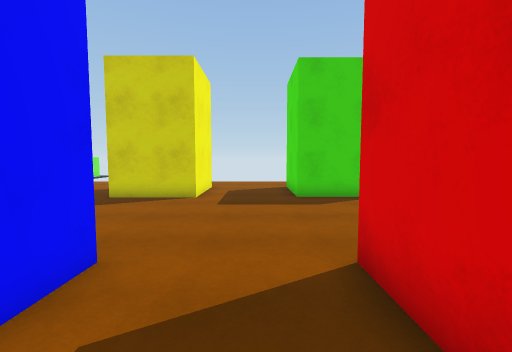
View 1 (above)

23 first-person views from a walk through a Unity game level. The camera is 1.5 m above the floor, tilts 4° down and sees 90° across. The floor is counted in squares, 1 m on a side. Each view is taken from the middle of a square. On the plan, view 1 faces up. The plan holds only what a view shows up to about 13 squares ahead; the rest is blank. The place goes on beyond the plan. Surface patterns are stand-ins for the level's own textures.

View 2
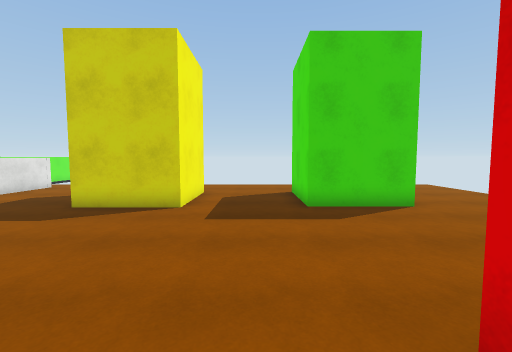

View 3
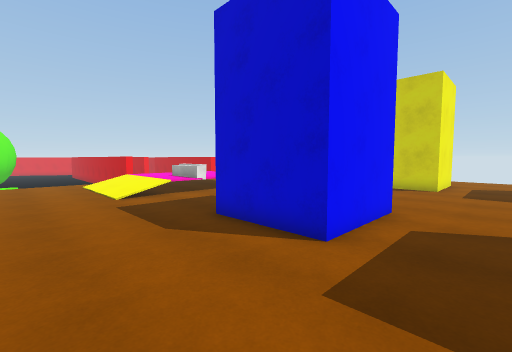

View 4
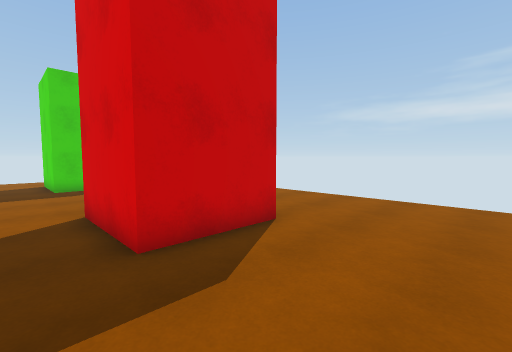

View 5
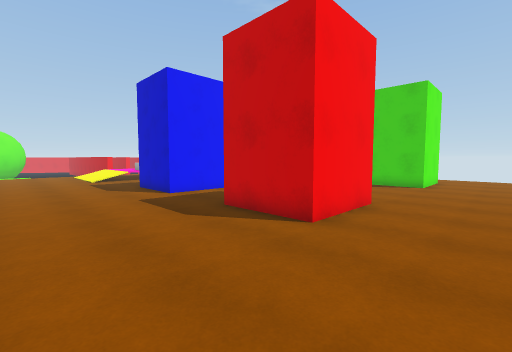

View 6
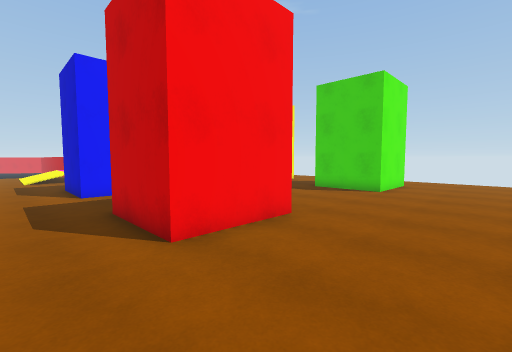

View 7
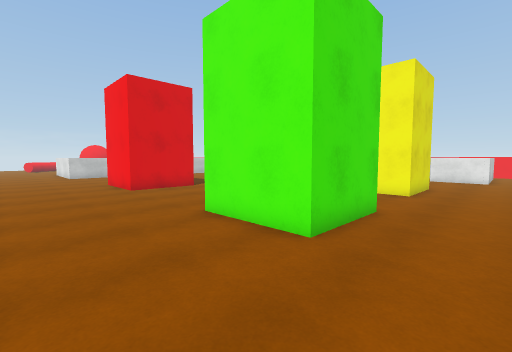

View 8
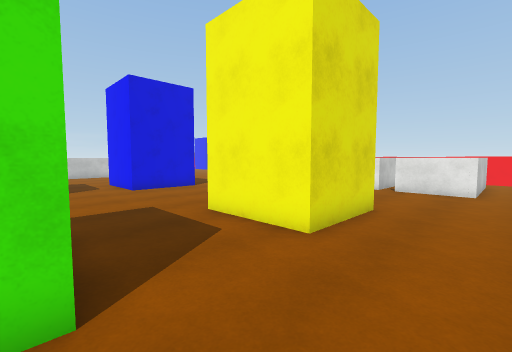

View 9
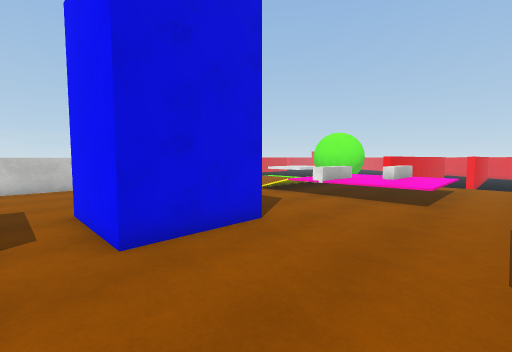

View 10
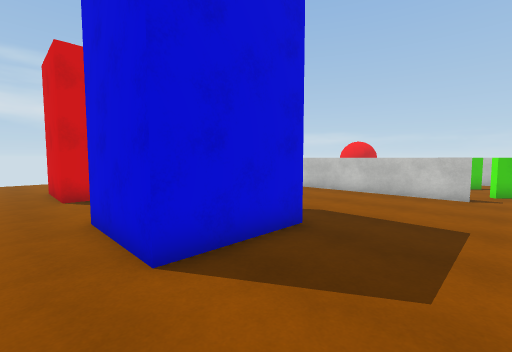

View 11
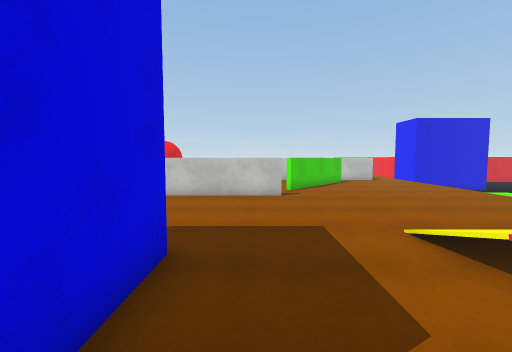

View 12
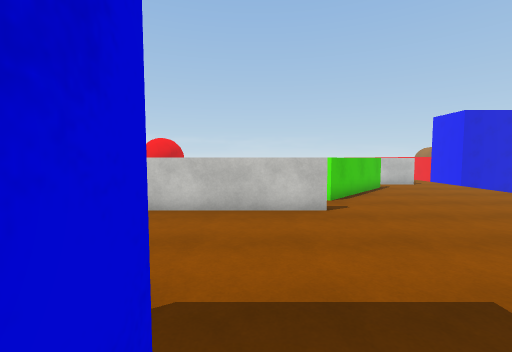

View 13
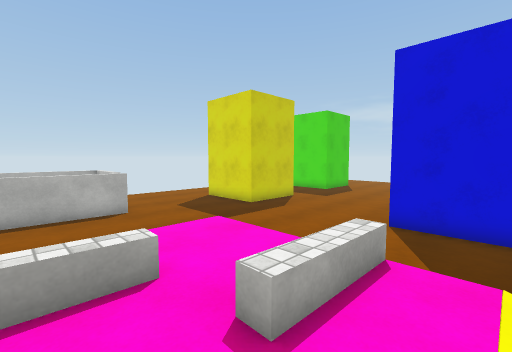

View 14
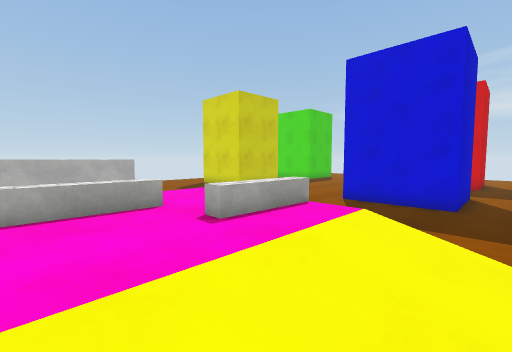

View 15
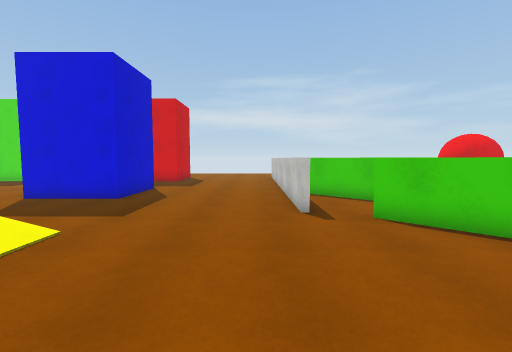

View 16
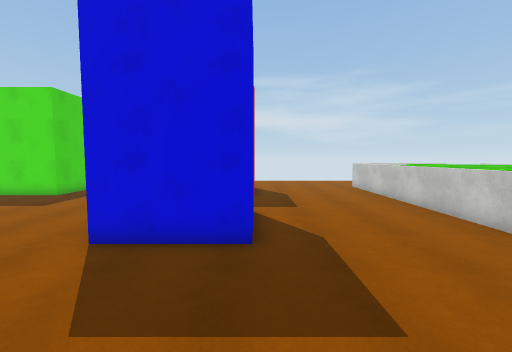

View 17
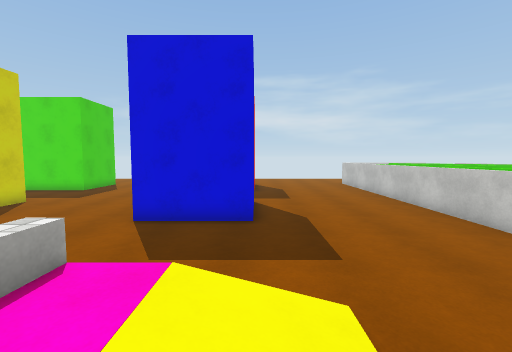

View 18
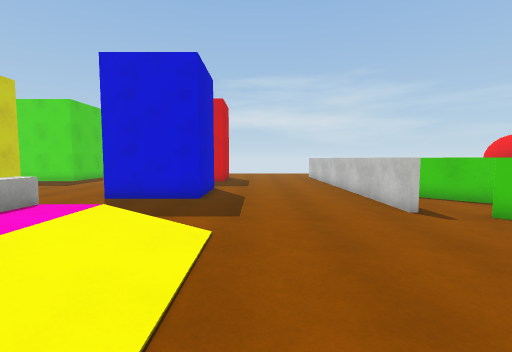

View 19
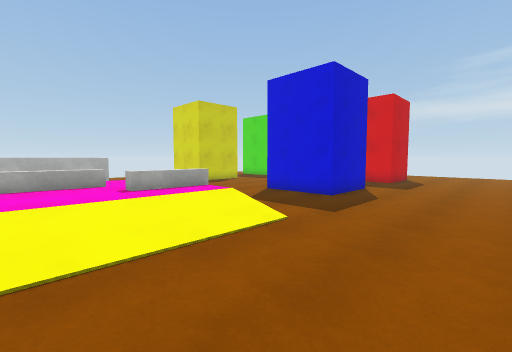

View 20
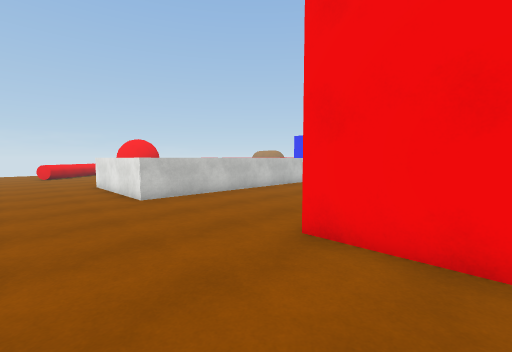

View 21
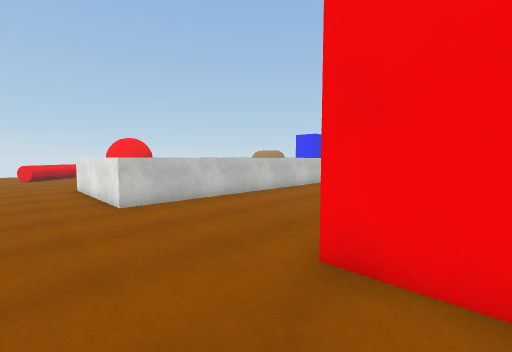

View 22
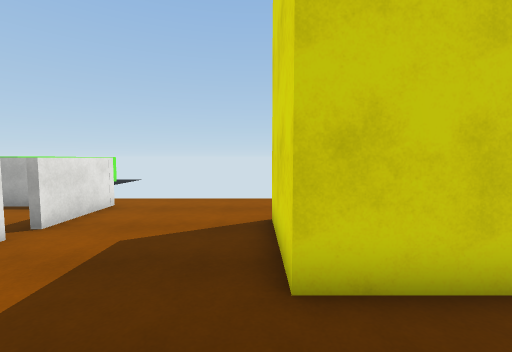

View 23
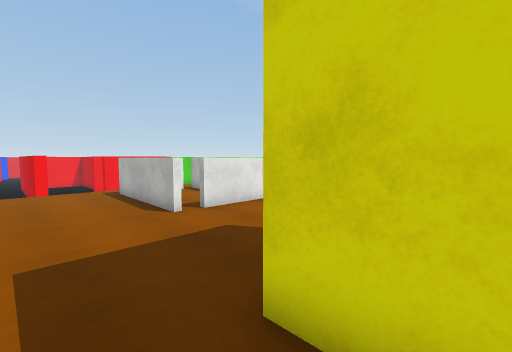

### Floor plan
Key: @ floor where view 1 was taken; # wall or solid block; . main floor; : floor 0.5 m higher than the main floor; / step, stairs or slope; ^ raised ledge.
Columns run from 15 left of view 1 to 9 right of it. Each row starts with its distance up from view 1.
 16 ....................... .
 15 #####....................
 14 ^...#....................
 13   ..#.....###....####....
 12 ^^###.....###....#  #....
 11 ..........###....#  #....
 10 ..........###....####....
  9 .........................
  8 .........................
  7 .........................
  6 :::::....................
  5 :::::....................
  4 ///::....................
  3 :::///....###....####....
  2 :::::.....###....#  #....
  1 /::::/....###....# ##....
  0 //////....###..@.###.....
 -1 //////...................
 -2 .........................
 -3 .........................
 -4 .........................
 -5 .........................
 -6 .......##############....
 -7 ...........#   ##    ....
 -8 ......#...##  ##     ....
 -9 .....##..##  ##      ....
-10 ....## .##   #       ....
-11 ...##  ##       ##   ....
-12 ...#            #    ....
-13                      ....
-14                      ....
-15                       ...

Where each view was taken, in squares from view 1:
view 1: 0 up, 0 right, facing up
view 2: 2 up, 0 right, facing up
view 3: 4 down, 0 right, facing up-left
view 4: 4 down, 0 right, facing up-right
view 5: 5 down, 8 right, facing up-left
view 6: 2 down, 9 right, facing up-left
view 7: 16 up, 9 right, facing down-left
view 8: 16 up, 2 right, facing down-left
view 9: 8 up, 1 left, facing down-left
view 10: 5 up, 9 left, facing down-right
view 11: 4 up, 7 left, facing down
view 12: 1 up, 6 left, facing down
view 13: 1 up, 14 left, facing up-right
view 14: 1 down, 15 left, facing up-right
view 15: 5 down, 15 left, facing right
view 16: 0 up, 11 left, facing right
view 17: 0 up, 13 left, facing right
view 18: 2 down, 15 left, facing right
view 19: 5 down, 15 left, facing up-right
view 20: 3 up, 9 right, facing down-left
view 21: 2 up, 8 right, facing down-left
view 22: 7 up, 6 left, facing up
view 23: 8 up, 4 left, facing up-left
